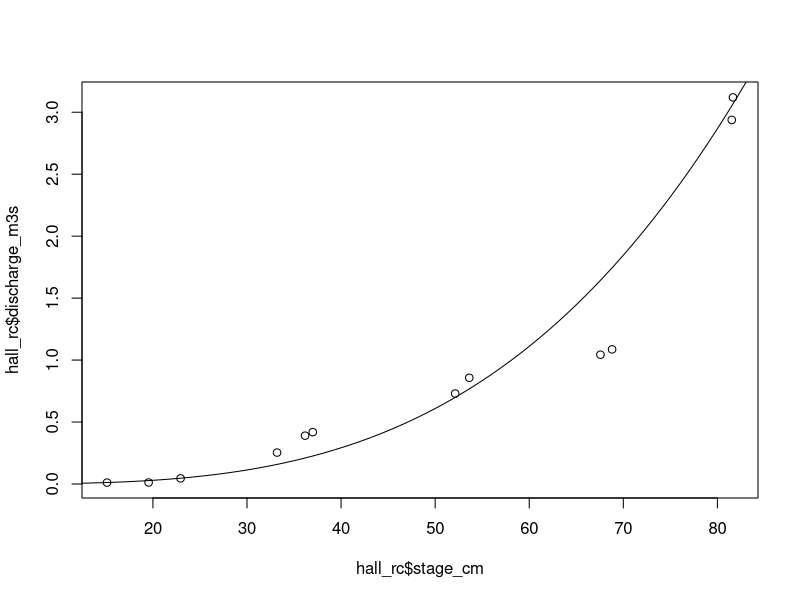

Reproduce this figure in R. (Note: this script raises an error after producing the figure.)
# calculate daily discharge for the CBP from Hall 1970
# Use digitized plots for rating curve (figure 5) and daily stage (figure 27)
# Pair with temperature daily data and snap so both time series start on the same date

library(tidyverse)
stage <- read_csv("data/hall/hall_figure26_digitized_dailystage.csv") 
hall_rc <- read_csv("data/hall/hall_figure5_digitized_ratingcurve.csv")

# Calculate discharge from rating curves
# Q = a * L ^ b
 
m <- lm(log(hall_rc$discharge_m3s) ~ log(hall_rc$stage_cm))
a <- summary(m)$coefficients[1]
b <- summary(m)$coefficients[2]#Summary of the regression statistics
plot(hall_rc$stage_cm, hall_rc$discharge_m3s)#, log = "y")
lines(seq(10, 90, by = 1), exp(a + b * log(seq(10, 90, by = 1))))
rc_range <- range(hall_rc$stage_cm)/100


hall_Q <- stage %>%
  mutate(discharge_m3s = exp(a + b * log(stage_cm))) %>%
  arrange(date)

write_csv(hall_Q, "data/hall/hall_figure26_digitized_dailystage.csv")
# calculate stage at 1 cms discharge:
hall_1cms_stage <- exp((log(1) - a)/b)/100

# pair with temperature:
temp <- read_csv('data/hall/hall_figure27_digitized_mean_daily_temp.csv')
temp$date <- temp$date - 5
hall <- full_join(temp, hall_Q, by = 'date') %>%
  mutate(level_m = stage_cm/100) %>%
  select(-stage_cm) %>%
  arrange(date)

dates <- seq(hall$date[1], hall$date[nrow(hall)], by = 'day')
hall <- data.frame(date = dates) %>%
  left_join(hall, by = 'date') %>%
  mutate(across(c(-date, -notes), zoo::na.approx, na.rm = F)) %>%
  as_tibble()

write_csv(hall, "data/hall/hall_discharge_temp_daily.csv")

